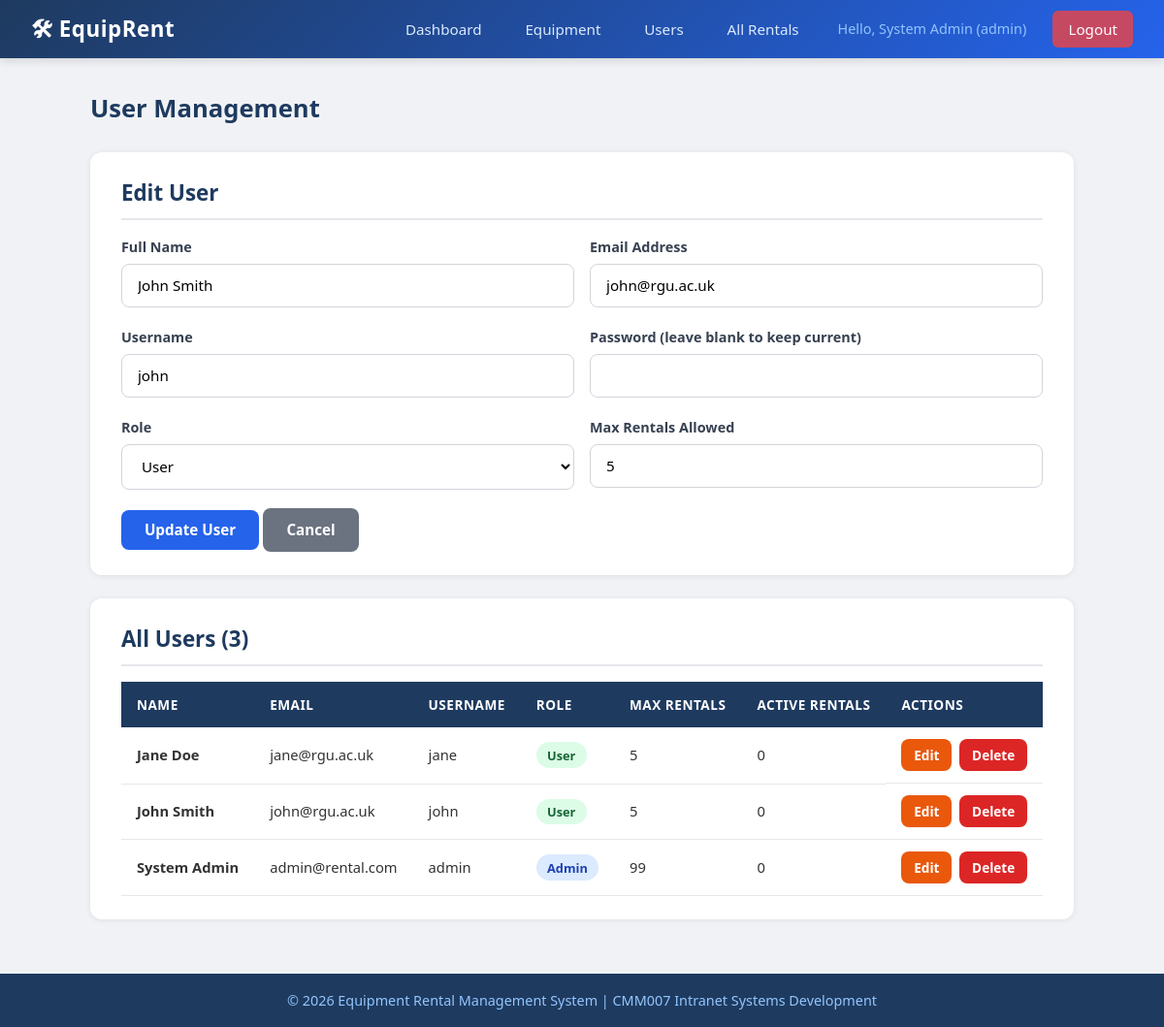
Page /admin_users.php?edit=2 (signed in) on the committed database.
### tables this page shows
CREATE TABLE IF NOT EXISTS users (
    user_id INT(11) AUTO_INCREMENT PRIMARY KEY,
    full_name VARCHAR(100) NOT NULL,
    email VARCHAR(100) NOT NULL UNIQUE,
    username VARCHAR(50) NOT NULL UNIQUE,
    password VARCHAR(255) NOT NULL,
    role ENUM('admin', 'user') NOT NULL DEFAULT 'user',
    max_rentals INT(11) NOT NULL DEFAULT 5,
    created_at DATETIME DEFAULT CURRENT_TIMESTAMP
);

### admin_users.php (the view, shortened to what this page needs)
<?php
require_once 'includes/connection.php';
$users = $db->query("SELECT u.*, (SELECT COUNT(*) FROM rentals r WHERE r.user_id = u.user_id AND r.status IN ('active','overdue')) AS active_rentals FROM users u ORDER BY u.full_name ASC");
$editUser = null;
if (isset($_GET['edit'])) {
    $editId = intval($_GET['edit']);
    $stmt = $db->prepare("SELECT * FROM users WHERE user_id = ?");
    $stmt->bind_param("i", $editId);
    $stmt->execute();
    $editUser = $stmt->get_result()->fetch_assoc();
}
include 'includes/header.php';
?>
<div class="page-header">
    <h1>User Management</h1>
</div>
<div class="card">
    <h2><?php echo $editUser ? 'Edit User' : 'Add New User'; ?></h2>
    <form method="POST">
        <div class="form-row">
            <div class="form-group">
                <label for="full_name">Full Name</label>
                <input type="text" id="full_name" name="full_name" required
                       value="<?php echo $editUser ? htmlspecialchars($editUser['full_name']) : ''; ?>">
            </div>
            <div class="form-group">
                <label for="email">Email Address</label>
                <input type="email" id="email" name="email" required
                       value="<?php echo $editUser ? htmlspecialchars($editUser['email']) : ''; ?>">
            </div>
        </div>
        <div class="form-row">
            <div class="form-group">
                <label for="username">Username</label>
                <input type="text" id="username" name="username" required
                       value="<?php echo $editUser ? htmlspecialchars($editUser['username']) : ''; ?>">
            </div>
            <div class="form-group">
                <label for="password">Password <?php echo $editUser ? '(leave blank to keep current)' : ''; ?></label>
                <input type="password" id="password" name="password" <?php echo $editUser ? '' : 'required'; ?>>
            </div>
        </div>
        <div class="form-row">
            <div class="form-group">
                <label for="role">Role</label>
                <select id="role" name="role" required>
                    <option value="user" <?php echo ($editUser && $editUser['role'] === 'user') ? 'selected' : ''; ?>>User</option>
                </select>
            </div>
            <div class="form-group">
                <label for="max_rentals">Max Rentals Allowed</label>
                <input type="number" id="max_rentals" name="max_rentals" min="1" max="99" required
                       value="<?php echo $editUser ? $editUser['max_rentals'] : '5'; ?>">
            </div>
        </div>
        <button type="submit" class="btn btn-primary"><?php echo $editUser ? 'Update User' : 'Add User'; ?></button>
        <?php if ($editUser): ?>
            <a href="admin_users.php" class="btn btn-secondary">Cancel</a>
        <?php endif; ?>
    </form>
</div>
<div class="card">
    <h2>All Users (<?php echo $users->num_rows; ?>)</h2>
    <div class="table-wrapper">
        <table>
            <thead>
                <tr>
                    <th>Name</th>
                    <th>Email</th>
                    <th>Username</th>
                    <th>Role</th>
                    <th>Max Rentals</th>
                    <th>Active Rentals</th>
                    <th>Actions</th>
                </tr>
            </thead>
            <tbody>
                <?php while ($user = $users->fetch_assoc()): ?>
                <tr>
                    <td><strong><?php echo htmlspecialchars($user['full_name']); ?></strong></td>
                    <td><?php echo htmlspecialchars($user['email']); ?></td>
                    <td><?php echo htmlspecialchars($user['username']); ?></td>
                    <td><span class="badge badge-<?php echo $user['role'] === 'admin' ? 'new' : 'good'; ?>"><?php echo ucfirst($user['role']); ?></span></td>
                    <td><?php echo $user['max_rentals']; ?></td>
                    <td><?php echo $user['active_rentals']; ?></td>
                    <td class="actions">
                        <a href="admin_users.php?edit=<?php echo $user['user_id']; ?>" class="btn btn-warning btn-sm">Edit</a>
                        <?php if ($user['user_id'] !== $_SESSION['user_id']): ?>
                        <a href="admin_users.php?delete=<?php echo $user['user_id']; ?>"
                           class="btn btn-danger btn-sm"
                           onclick="return confirm('Are you sure you want to delete this user?');">Delete</a>
                        <?php endif; ?>
                    </td>
                </tr>
                <?php endwhile; ?>
            </tbody>
        </table>
    </div>
</div>
<?php include 'includes/footer.php'; ?>

### style.css (style rules this page uses)
* { margin: 0; padding: 0; box-sizing: border-box; }
body { font-family: 'Segoe UI', Tahoma, Geneva, Verdana, sans-serif; background-color: #f0f2f5; color: #333; line-height: 1.6; min-height: 100vh; display: flex; flex-direction: column; }
a { text-decoration: none; color: #2563eb; }
.card { background: #fff; border-radius: 12px; box-shadow: 0 1px 6px rgba(0, 0, 0, 0.08); padding: 1.5rem 2rem; margin-bottom: 1.5rem; }
.card h2 { color: #1e3a5f; margin-bottom: 1rem; font-size: 1.4rem; border-bottom: 2px solid #e5e7eb; padding-bottom: 0.5rem; }
.form-group { margin-bottom: 1.2rem; }
.form-group label { display: block; margin-bottom: 0.4rem; font-weight: 600; color: #374151; font-size: 0.9rem; }
.form-group input, .form-group select, .form-group textarea { width: 100%; padding: 0.7rem 1rem; border: 1px solid #d1d5db; border-radius: 8px; font-size: 0.95rem; font-family: inherit; transition: border-color 0.2s, box-shadow 0.2s; background: #fff; }
.form-row { display: grid; grid-template-columns: 1fr 1fr; gap: 1rem; }
.btn { display: inline-block; padding: 0.65rem 1.5rem; border: none; border-radius: 8px; font-size: 0.95rem; font-weight: 600; cursor: pointer; transition: background 0.2s, transform 0.1s; text-align: center; font-family: inherit; }
.btn-primary { background: #2563eb; color: #fff; }
.btn-danger { background: #dc2626; color: #fff; }
.btn-warning { background: #ea580c; color: #fff; }
.btn-secondary { background: #6b7280; color: #fff; }
.btn-sm { padding: 0.35rem 0.8rem; font-size: 0.85rem; }
.table-wrapper { overflow-x: auto; }
table { width: 100%; border-collapse: collapse; font-size: 0.92rem; }
table thead { background: #1e3a5f; color: #fff; }
table th { padding: 0.8rem 1rem; text-align: left; font-weight: 600; font-size: 0.85rem; text-transform: uppercase; letter-spacing: 0.5px; }
table td { padding: 0.75rem 1rem; border-bottom: 1px solid #e5e7eb; }
table .actions { display: flex; gap: 0.5rem; }
.badge { display: inline-block; padding: 0.2rem 0.7rem; border-radius: 50px; font-size: 0.8rem; font-weight: 600; }
.badge-new { background: #dbeafe; color: #1e40af; }
.badge-good { background: #dcfce7; color: #166534; }
.page-header { display: flex; justify-content: space-between; align-items: center; margin-bottom: 1.5rem; }
.page-header h1 { color: #1e3a5f; font-size: 1.6rem; }

### rows in the picture
users: full_name "John Smith", email "john@rgu.ac.uk", username "john", role "User", max_rentals "5", active_rentals "0"
users: full_name "Jane Doe", email "jane@rgu.ac.uk", username "jane", role "User", max_rentals "5", active_rentals "0"
users: full_name "System Admin", email "admin@rental.com", username "admin", role "Admin", max_rentals "99", active_rentals "0"

### other values in the picture
$_SESSION['full_name'] "System Admin"
$_SESSION['role'] "admin"
$users->num_rows "3"
